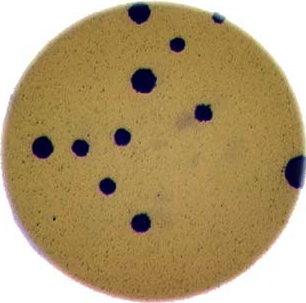
#> input picture data/colonies-01.tif, 306 x 303 px
$ jupyter execute test.ipynb   (shell and % lines are left out)
#> lines starting #> are read from the running program, lines starting #| are printed output that depends on the picture
[cell 1]
import imageio.v3 as iio
import matplotlib.pyplot as plt
import skimage as ski


# load image
image =  iio.imread(uri='data/colonies-01.tif')
#> image is the input picture: shape (303, 306, 3); mean R, G, B 177.7, 155.8, 113.9

# rotate it by 45 degrees
rotated = ski.transform.rotate(image=image, angle=30)
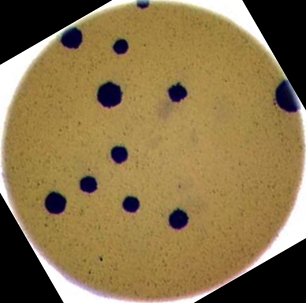
#> rotated: shape (303, 306, 3) float64; mean R, G, B 0.542, 0.456, 0.292
rotated2 = ski.transform.rotate(image=image, angle=45)
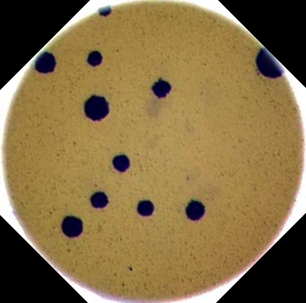
#> rotated2: shape (303, 306, 3) float64; mean R, G, B 0.526, 0.44, 0.275
rotated3 = ski.transform.rotate(image=image, angle=30)

# display the original image and its rotated version side by side
fig, ax = plt.subplots(1, 2)

ax[0].imshow(image)
ax[1].imshow(rotated)
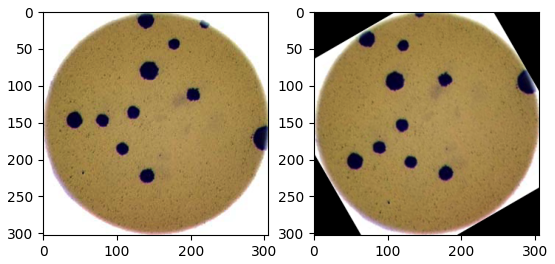
#> figure drawn by matplotlib, 2 panels

$ run again, with data/colonies-02.tif copied over data/colonies-01.tif
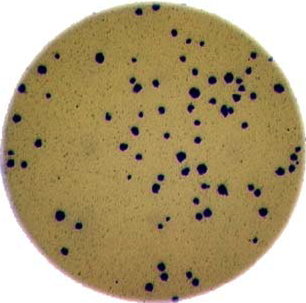
#> input picture data/colonies-02.tif, 306 x 303 px
#> image is the input picture: shape (303, 306, 3); mean R, G, B 174.7, 157.2, 117.5
#> `rotated2 = ski.transform.rotate(image=image, angle=45)`:
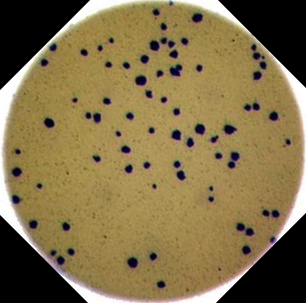
#> rotated2: shape (303, 306, 3) float64; mean R, G, B 0.514, 0.445, 0.29
#> `[cell 1] import imageio.v3 as iio import matplotlib.pyplot as plt impo..`:
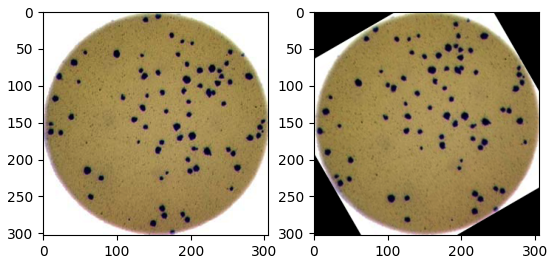
#> figure drawn by matplotlib, 2 panels

$ run again, with data/colonies-03.tif copied over data/colonies-01.tif
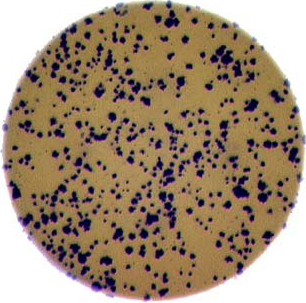
#> input picture data/colonies-03.tif, 306 x 303 px
#> image is the input picture: shape (303, 306, 3); mean R, G, B 161.7, 141.7, 119.8
#> `rotated2 = ski.transform.rotate(image=image, angle=45)`:
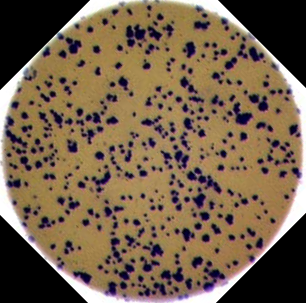
#> rotated2: shape (303, 306, 3) float64; mean R, G, B 0.463, 0.384, 0.299
#> `[cell 1] import imageio.v3 as iio import matplotlib.pyplot as plt impo..`:
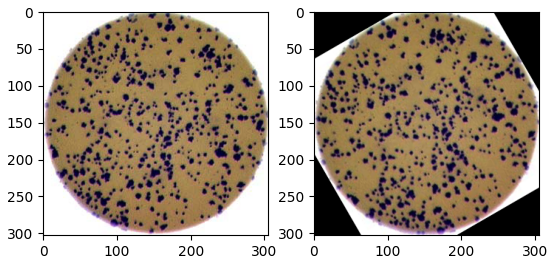
#> figure drawn by matplotlib, 2 panels
